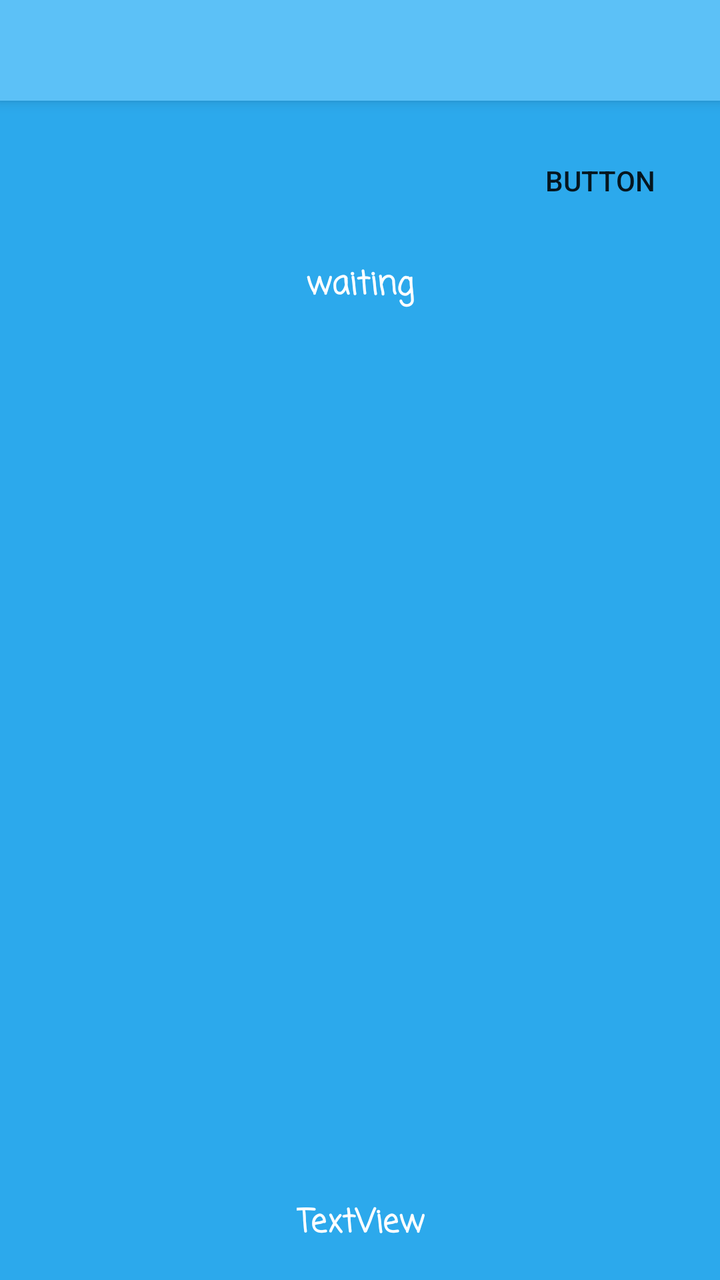
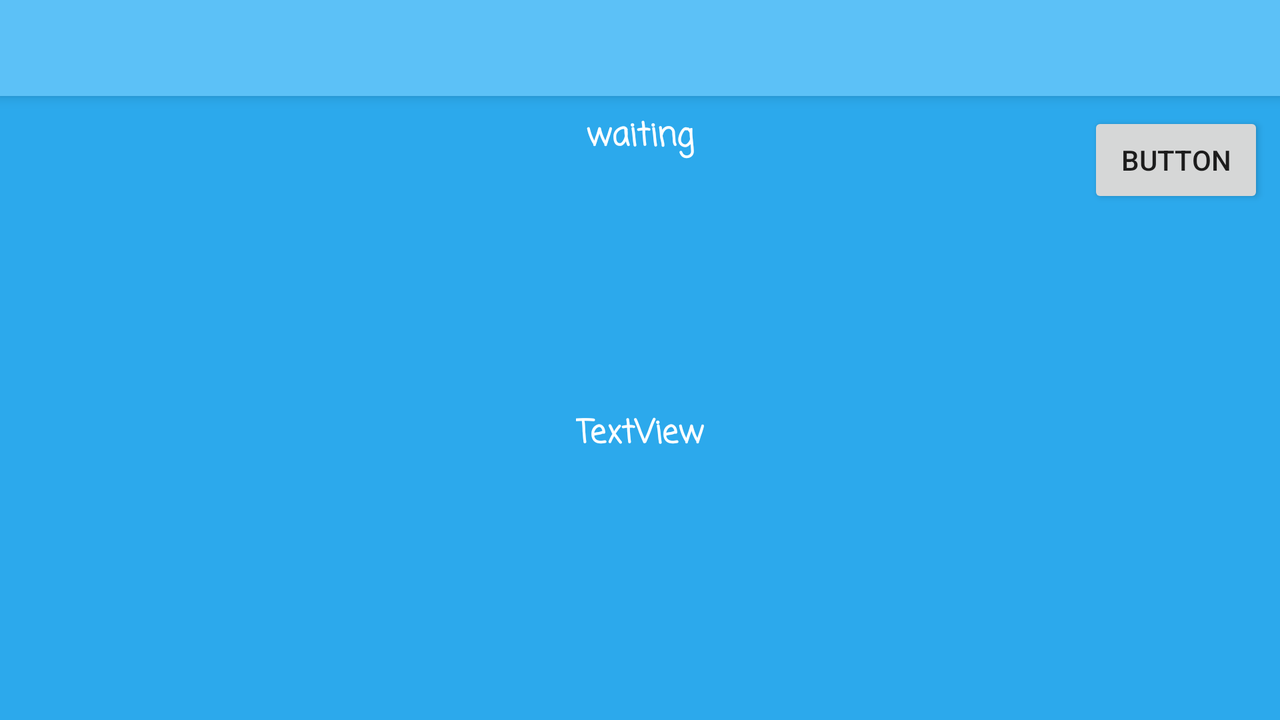

Compare how this app lays out the same screen by default and in its alternative resource folder. The renders come first, then the two layout files and the values they reference.
<!-- AndroidManifest.xml: application theme AppTheme -->
<!-- res/layout/fragment_waiting_room.xml -->
<?xml version="1.0" encoding="utf-8"?>
<android.support.constraint.ConstraintLayout xmlns:android="http://schemas.android.com/apk/res/android"
    xmlns:app="http://schemas.android.com/apk/res-auto"
    xmlns:tools="http://schemas.android.com/tools"
    android:id="@+id/wait_container"
    android:layout_width="match_parent"
    android:layout_height="match_parent"
    tools:layout_editor_absoluteX="0dp"
    tools:layout_editor_absoluteY="81dp">

    <android.support.v7.widget.Toolbar
        android:id="@+id/toolbar_wait"
        android:layout_width="0dp"
        android:layout_height="wrap_content"
        android:elevation="4dp"
        android:theme="@style/ToolbarTheme"
        app:layout_constraintLeft_toLeftOf="parent"
        app:layout_constraintRight_toRightOf="parent"
        app:layout_constraintTop_toTopOf="parent"
        app:popupTheme="@style/PopupTheme"
        android:layout_marginTop="-6dp"
        app:layout_constraintHorizontal_bias="0.0" />

    <TextView
        android:id="@+id/text_quiz_info"
        android:layout_width="wrap_content"
        android:layout_height="wrap_content"
        android:layout_marginLeft="8dp"
        android:layout_marginRight="8dp"
        android:fontFamily="casual"
        android:text="waiting"
        android:textColor="@color/color5"
        android:textSize="16dp"
        android:textStyle="bold"
        app:layout_constraintLeft_toLeftOf="parent"
        app:layout_constraintRight_toRightOf="parent"
        android:layout_marginTop="16dp"
        app:layout_constraintTop_toBottomOf="@+id/button_start_group_quiz" />

    <TextView
        android:id="@+id/text_group_status"
        android:layout_width="wrap_content"
        android:layout_height="wrap_content"
        android:layout_marginLeft="8dp"
        android:layout_marginRight="8dp"
        android:fontFamily="casual"
        android:text="TextView"
        android:textColor="@color/color5"
        android:textSize="16dp"
        android:textStyle="bold"
        app:layout_constraintLeft_toLeftOf="parent"
        app:layout_constraintRight_toRightOf="parent"
        app:layout_constraintHorizontal_bias="0.501"
        app:layout_constraintBottom_toBottomOf="parent"
        android:layout_marginBottom="16dp" />

    <Button
        android:id="@+id/button_start_group_quiz"
        android:layout_width="wrap_content"
        android:layout_height="wrap_content"
        android:background="@drawable/button_custom2"
        android:text="Button"
        android:layout_marginRight="16dp"
        app:layout_constraintRight_toRightOf="parent"
        android:layout_marginTop="16dp"
        app:layout_constraintTop_toBottomOf="@+id/toolbar_wait" />

</android.support.constraint.ConstraintLayout>
<!-- resources referenced by this layout -->
<resources>
  <color name="color5">#ffffff</color>
  <!-- drawable button_custom2 (drawable) -->
  <?xml version="1.0" encoding="utf-8"?>
  <selector xmlns:android="http://schemas.android.com/apk/res/android">
      <item android:state_pressed="true" android:drawable="@drawable/button_pressed2" />
      <item android:state_focused="true" android:drawable="@drawable/button_focused2" />
      <item android:drawable="@drawable/button_default2" />
  </selector>
  <style name="PopupTheme" parent="Theme.AppCompat.Light">
          <item name="android:background">@color/color2</item>
      </style>
  <style name="ToolbarTheme" parent="ThemeOverlay.AppCompat.ActionBar">
          <item name="android:background">@color/color2</item>
          <item name="android:textColorPrimary">@color/color5</item>
          <item name="android:fontFamily">casual</item>
      </style>
  <style name="AppTheme" parent="Theme.AppCompat.Light.NoActionBar">
          
          <item name="windowActionBar">false</item>
          <item name="colorPrimary">@color/color1</item>
          <item name="colorPrimaryDark">@color/color1</item>
          <item name="colorAccent">@color/color4</item>
          <item name="android:windowBackground">@color/color1</item>
      </style>
  <!-- drawable button_pressed2 (drawable) -->
  <?xml version="1.0" encoding="utf-8"?>
  <shape xmlns:android="http://schemas.android.com/apk/res/android"
      android:shape="rectangle">
      <corners
          android:bottomRightRadius="20dp"
          android:topLeftRadius="20dp"
          android:bottomLeftRadius="20dp"/>
      <solid android:color="@color/color5"/>
  </shape>
  <!-- drawable button_default2 (drawable) -->
  <?xml version="1.0" encoding="utf-8"?>
  <shape xmlns:android="http://schemas.android.com/apk/res/android"
      android:shape="rectangle"
      android:dither="true">
  
      <corners
          android:bottomRightRadius="20dp"
          android:topLeftRadius="20dp"
          android:bottomLeftRadius="20dp"/>
  
      <stroke android:color="@color/color8"
          android:width="1dp"/>
  
      <solid android:color="@color/color5"/>
  </shape>
  <color name="color2">#5cc1f7</color>
  <color name="color1">#2ca9ec</color>
  <color name="color4">#ffe74a</color>
</resources>
<!-- res/layout-land/fragment_waiting_room.xml (the repository's variant of the layout above) -->
<!-- drawn on the phone turned sideways -->
<?xml version="1.0" encoding="utf-8"?>
<android.support.constraint.ConstraintLayout xmlns:android="http://schemas.android.com/apk/res/android"
    xmlns:app="http://schemas.android.com/apk/res-auto"
    xmlns:tools="http://schemas.android.com/tools"
    android:id="@+id/wait_container"
    android:layout_width="match_parent"
    android:layout_height="match_parent"
    tools:layout_editor_absoluteX="0dp"
    tools:layout_editor_absoluteY="81dp">

    <Button
        android:id="@+id/button_start_group_quiz"
        android:layout_width="wrap_content"
        android:layout_height="wrap_content"
        android:layout_marginRight="8dp"
        android:layout_marginTop="8dp"
        android:text="Button"
        app:layout_constraintRight_toRightOf="parent"
        app:layout_constraintTop_toBottomOf="@+id/toolbar_alt" />

    <android.support.v7.widget.Toolbar
        android:id="@+id/toolbar_alt"
        android:layout_width="0dp"
        android:layout_height="wrap_content"
        android:elevation="4dp"
        android:theme="@style/ToolbarTheme"
        app:popupTheme="@style/PopupTheme"
        app:layout_constraintRight_toRightOf="parent"
        app:layout_constraintLeft_toLeftOf="parent"
        app:layout_constraintTop_toTopOf="parent" />

    <TextView
        android:id="@+id/text_quiz_info"
        android:layout_width="wrap_content"
        android:layout_height="wrap_content"
        android:layout_marginLeft="8dp"
        android:layout_marginRight="8dp"
        android:fontFamily="casual"
        android:text="waiting"
        android:textColor="@color/color5"
        android:textSize="16dp"
        android:textStyle="bold"
        app:layout_constraintLeft_toLeftOf="parent"
        app:layout_constraintRight_toRightOf="parent"
        android:layout_marginTop="8dp"
        app:layout_constraintTop_toBottomOf="@+id/toolbar_alt" />

    <TextView
        android:id="@+id/text_group_status"
        android:layout_width="wrap_content"
        android:layout_height="wrap_content"
        android:layout_marginBottom="15dp"
        android:layout_marginLeft="8dp"
        android:layout_marginRight="8dp"
        android:fontFamily="casual"
        android:text="TextView"
        android:textColor="@color/color5"
        android:textSize="16dp"
        android:textStyle="bold"
        app:layout_constraintBottom_toBottomOf="parent"
        app:layout_constraintLeft_toLeftOf="parent"
        app:layout_constraintRight_toRightOf="parent"
        android:layout_marginTop="8dp"
        app:layout_constraintTop_toBottomOf="@+id/text_quiz_info" />

</android.support.constraint.ConstraintLayout>
<!-- resources referenced by the variant -->
<!-- as the phone turned sideways resolves them -->
<resources>
  <color name="color5">#ffffff</color>
  <style name="PopupTheme" parent="Theme.AppCompat.Light">
          <item name="android:background">@color/color2</item>
      </style>
  <style name="ToolbarTheme" parent="ThemeOverlay.AppCompat.ActionBar">
          <item name="android:background">@color/color2</item>
          <item name="android:textColorPrimary">@color/color5</item>
          <item name="android:fontFamily">casual</item>
      </style>
  <style name="AppTheme" parent="Theme.AppCompat.Light.NoActionBar">
          
          <item name="windowActionBar">false</item>
          <item name="colorPrimary">@color/color1</item>
          <item name="colorPrimaryDark">@color/color1</item>
          <item name="colorAccent">@color/color4</item>
          <item name="android:windowBackground">@color/color1</item>
      </style>
  <color name="color2">#5cc1f7</color>
  <color name="color1">#2ca9ec</color>
  <color name="color4">#ffe74a</color>
</resources>
